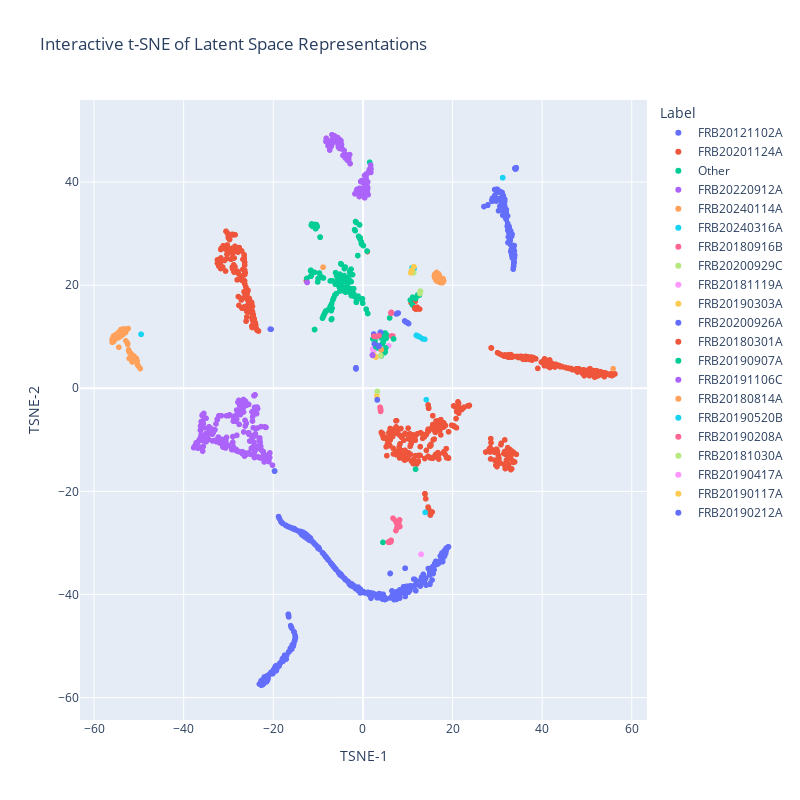

Notebook code for this chart:
### Code cell
def visualize_latent_space_tsne_interactive(latent_representations, labels):
    tsne = TSNE(n_components=2, random_state=42)
    latent_2d = tsne.fit_transform(latent_representations)

    tsne_df = pd.DataFrame({
        'TSNE-1': latent_2d[:, 0],
        'TSNE-2': latent_2d[:, 1],
        'Label': labels
    })

    fig = px.scatter(
        tsne_df, 
        x='TSNE-1', 
        y='TSNE-2', 
        color='Label', 
        hover_data=['Label'], 
        title='Interactive t-SNE of Latent Space Representations',
        width=800,
        height=800
    )

    fig.show()

visualize_latent_space_tsne_interactive(val_latent, source_data_val_freq)

### Figure 1 — Plotly figure (JSON) as saved in the notebook; plotly's stock layout.template omitted (floating-point values rounded to 4 significant figures; data arrays with more than 128 entries replaced by an {"elided": "..."} marker saying what was removed)
{"data": [{"customdata": {"elided": "480x1 str values"}, "hovertemplate": "Label=%{customdata[0]}<br>TSNE-1=%{x}<br>TSNE-2=%{y}<extra></extra>", "legendgroup": "FRB20121102A", "marker": {"color": "#636efa", "symbol": "circle"}, "mode": "markers", "name": "FRB20121102A", "showlegend": true, "type": "scattergl", "x": {"elided": "480 float values"}, "xaxis": "x", "y": {"elided": "480 float values"}, "yaxis": "y"}, {"customdata": {"elided": "544x1 str values"}, "hovertemplate": "Label=%{customdata[0]}<br>TSNE-1=%{x}<br>TSNE-2=%{y}<extra></extra>", "legendgroup": "FRB20201124A", "marker": {"color": "#EF553B", "symbol": "circle"}, "mode": "markers", "name": "FRB20201124A", "showlegend": true, "type": "scattergl", "x": {"elided": "544 float values"}, "xaxis": "x", "y": {"elided": "544 float values"}, "yaxis": "y"}, {"customdata": {"elided": "167x1 str values"}, "hovertemplate": "Label=%{customdata[0]}<br>TSNE-1=%{x}<br>TSNE-2=%{y}<extra></extra>", "legendgroup": "Other", "marker": {"color": "#00cc96", "symbol": "circle"}, "mode": "markers", "name": "Other", "showlegend": true, "type": "scattergl", "x": {"elided": "167 float values"}, "xaxis": "x", "y": {"elided": "167 float values"}, "yaxis": "y"}, {"customdata": {"elided": "300x1 str values"}, "hovertemplate": "Label=%{customdata[0]}<br>TSNE-1=%{x}<br>TSNE-2=%{y}<extra></extra>", "legendgroup": "FRB20220912A", "marker": {"color": "#ab63fa", "symbol": "circle"}, "mode": "markers", "name": "FRB20220912A", "showlegend": true, "type": "scattergl", "x": {"elided": "300 float values"}, "xaxis": "x", "y": {"elided": "300 float values"}, "yaxis": "y"}, {"customdata": [["FRB20240114A"], ["FRB20240114A"], ["FRB20240114A"], ["FRB20240114A"], ["FRB20240114A"], ["FRB20240114A"], ["FRB20240114A"], ["FRB20240114A"], ["FRB20240114A"], ["FRB20240114A"], ["FRB20240114A"], ["FRB20240114A"], ["FRB20240114A"], ["FRB20240114A"], ["FRB20240114A"], ["FRB20240114A"], ["FRB20240114A"], ["FRB20240114A"], ["FRB20240114A"], ["FRB20240114A"], ["FRB20240114A"], ["FRB20240114A"], ["FRB20240114A"], ["FRB20240114A"], ["FRB20240114A"], ["FRB20240114A"], ["FRB20240114A"], ["FRB20240114A"], ["FRB20240114A"], ["FRB20240114A"], ["FRB20240114A"], ["FRB20240114A"], ["FRB20240114A"], ["FRB20240114A"], ["FRB20240114A"], ["FRB20240114A"], ["FRB20240114A"], ["FRB20240114A"], ["FRB20240114A"], ["FRB20240114A"], ["FRB20240114A"], ["FRB20240114A"], ["FRB20240114A"], ["FRB20240114A"], ["FRB20240114A"], ["FRB20240114A"], ["FRB20240114A"], ["FRB20240114A"], ["FRB20240114A"], ["FRB20240114A"], ["FRB20240114A"], ["FRB20240114A"], ["FRB20240114A"], ["FRB20240114A"], ["FRB20240114A"], ["FRB20240114A"], ["FRB20240114A"], ["FRB20240114A"], ["FRB20240114A"], ["FRB20240114A"], ["FRB20240114A"], ["FRB20240114A"], ["FRB20240114A"], ["FRB20240114A"], ["FRB20240114A"], ["FRB20240114A"], ["FRB20240114A"], ["FRB20240114A"], ["FRB20240114A"], ["FRB20240114A"], ["FRB20240114A"], ["FRB20240114A"], ["FRB20240114A"], ["FRB20240114A"], ["FRB20240114A"], ["FRB20240114A"], ["FRB20240114A"], ["FRB20240114A"], ["FRB20240114A"], ["FRB20240114A"], ["FRB20240114A"], ["FRB20240114A"], ["FRB20240114A"], ["FRB20240114A"], ["FRB20240114A"], ["FRB20240114A"], ["FRB20240114A"], ["FRB20240114A"], ["FRB20240114A"], ["FRB20240114A"], ["FRB20240114A"], ["FRB20240114A"], ["FRB20240114A"], ["FRB20240114A"], ["FRB20240114A"], ["FRB20240114A"]], "hovertemplate": "Label=%{customdata[0]}<br>TSNE-1=%{x}<br>TSNE-2=%{y}<extra></extra>", "legendgroup": "FRB20240114A", "marker": {"color": "#FFA15A", "symbol": "circle"}, "mode": "markers", "name": "FRB20240114A", "showlegend": true, "type": "scattergl", "x": [-52.13, -53.57, -55.93, -51.04, -52.9, -54.71, -53.11, 15.98, 16.05, -53.07, 17.89, -51.63, 16.75, 17.86, -52.39, 17.07, -51.18, -54.39, 16.08, -55.98, 16.7, -54.48, -54.21, -51.11, 17.67, 16.44, -51.68, 16.05, 17.46, -51.54, 17.67, -53.48, -55.82, -53.0, -51.33, -55.98, 16.01, 18.01, -51.15, -54.01, -50.12, -53.9, -53.52, 16.79, -52.56, 16.64, -55.7, -52.51, 16.32, -50.4, 16.95, -55.51, -53.96, -52.93, -51.52, -55.66, -49.69, 16.93, -55.22, -54.47, -54.91, -53.45, -51.8, 16.24, -52.22, 16.85, -53.78, -54.02, 17.83, 16.36, -52.16, -52.19, 16.99, -54.51, -54.76, 17.3, 16.32, 16.61, -53.99, -55.43, -51.48, -50.55, -50.32, 16.33, -51.98, 17.28, -55.16, -54.46, -55.44, 16.91, 17.23, -55.3, -51.43, -54.24, -50.59, -52.29], "xaxis": "x", "y": [7.102, 10.44, 9.394, 6.185, 9.195, 10.67, 11.47, 21.83, 21.46, 11.06, 21.23, 6.558, 21.36, 20.59, 11.58, 20.59, 5.435, 10.41, 21.41, 9.476, 21.32, 10.83, 11.01, 5.429, 20.47, 22.47, 5.924, 22.13, 21.16, 5.255, 21.27, 11.5, 9.791, 10.81, 6.369, 8.945, 21.55, 20.81, 5.477, 10.4, 4.314, 10.65, 11.03, 21.55, 8.789, 21.68, 9.022, 8.534, 20.98, 5.293, 21.93, 9.355, 10.16, 10.95, 5.584, 10.13, 3.833, 20.63, 9.521, 7.959, 10.03, 10.55, 6.755, 21.99, 7.257, 22.2, 11.14, 11.4, 21.29, 20.94, 5.793, 7.073, 22.02, 10.85, 10.51, 21.05, 22.32, 20.76, 11.02, 10.2, 5.113, 5.778, 4.599, 20.97, 6.814, 20.55, 9.873, 9.849, 9.457, 22.14, 20.53, 10.33, 6.355, 10.26, 5.398, 7.449], "yaxis": "y"}, {"customdata": [["FRB20240316A"], ["FRB20240316A"], ["FRB20240316A"], ["FRB20240316A"], ["FRB20240316A"], ["FRB20240316A"], ["FRB20240316A"], ["FRB20240316A"], ["FRB20240316A"], ["FRB20240316A"], ["FRB20240316A"]], "hovertemplate": "Label=%{customdata[0]}<br>TSNE-1=%{x}<br>TSNE-2=%{y}<extra></extra>", "legendgroup": "FRB20240316A", "marker": {"color": "#19d3f3", "symbol": "circle"}, "mode": "markers", "name": "FRB20240316A", "showlegend": true, "type": "scattergl", "x": [11.02, 10.97, 11.0, 10.98, 11.4, 11.4, 10.97, 11.4, 11.04, 11.4, 11.4], "xaxis": "x", "y": [23.39, 23.29, 23.37, 23.29, 23.23, 23.19, 23.26, 23.22, 23.39, 23.22, 23.22], "yaxis": "y"}, {"customdata": [["FRB20180916B"], ["FRB20180916B"], ["FRB20180916B"], ["FRB20180916B"], ["FRB20180916B"], ["FRB20180916B"], ["FRB20180916B"], ["FRB20180916B"], ["FRB20180916B"], ["FRB20180916B"], ["FRB20180916B"], ["FRB20180916B"], ["FRB20180916B"], ["FRB20180916B"], ["FRB20180916B"], ["FRB20180916B"], ["FRB20180916B"], ["FRB20180916B"], ["FRB20180916B"], ["FRB20180916B"], ["FRB20180916B"], ["FRB20180916B"], ["FRB20180916B"], ["FRB20180916B"], ["FRB20180916B"], ["FRB20180916B"], ["FRB20180916B"], ["FRB20180916B"], ["FRB20180916B"], ["FRB20180916B"], ["FRB20180916B"], ["FRB20180916B"], ["FRB20180916B"], ["FRB20180916B"], ["FRB20180916B"], ["FRB20180916B"], ["FRB20180916B"], ["FRB20180916B"], ["FRB20180916B"], ["FRB20180916B"], ["FRB20180916B"], ["FRB20180916B"], ["FRB20180916B"], ["FRB20180916B"], ["FRB20180916B"], ["FRB20180916B"]], "hovertemplate": "Label=%{customdata[0]}<br>TSNE-1=%{x}<br>TSNE-2=%{y}<extra></extra>", "legendgroup": "FRB20180916B", "marker": {"color": "#FF6692", "symbol": "circle"}, "mode": "markers", "name": "FRB20180916B", "showlegend": true, "type": "scattergl", "x": [3.93, 8.253, 6.312, 7.603, 5.835, 3.918, 7.696, 6.38, 6.279, 6.288, 3.892, 7.69, 7.687, 8.012, 6.319, 6.27, 6.672, 7.373, 6.298, 3.937, 6.364, 5.815, 8.182, 6.269, 5.676, 7.277, 6.243, 6.351, 6.323, 6.324, 5.89, 7.528, 6.199, 6.227, 3.844, 6.726, 6.34, 6.272, 8.031, 3.904, 6.113, 5.891, 3.95, 3.91, 6.209, 6.464], "xaxis": "x", "y": [-4.112, -26.83, 14.68, -27.11, -29.76, -4.032, -26.76, 10.14, -29.52, -29.51, -3.949, -26.79, -26.02, -26.52, 14.72, -29.53, 10.14, -27.62, 14.53, -4.141, 14.7, -29.88, -25.53, 14.64, -29.86, -25.74, -29.72, 14.69, 14.71, 14.69, -29.85, -26.14, -29.57, -29.71, -3.689, -25.22, 14.61, 14.64, -25.96, -3.967, -29.83, -29.84, -4.484, -4.005, -29.8, 10.09], "yaxis": "y"}, {"customdata": [["FRB20200929C"], ["FRB20200929C"], ["FRB20200929C"], ["FRB20200929C"], ["FRB20200929C"], ["FRB20200929C"]], "hovertemplate": "Label=%{customdata[0]}<br>TSNE-1=%{x}<br>TSNE-2=%{y}<extra></extra>", "legendgroup": "FRB20200929C", "marker": {"color": "#B6E880", "symbol": "circle"}, "mode": "markers", "name": "FRB20200929C", "showlegend": true, "type": "scattergl", "x": [12.83, 11.29, 12.85, 12.7, 11.3, 11.32], "xaxis": "x", "y": [18.85, 22.39, 18.74, 18.38, 22.47, 22.45], "yaxis": "y"}, {"customdata": [["FRB20181119A"], ["FRB20181119A"], ["FRB20181119A"], ["FRB20181119A"]], "hovertemplate": "Label=%{customdata[0]}<br>TSNE-1=%{x}<br>TSNE-2=%{y}<extra></extra>", "legendgroup": "FRB20181119A", "marker": {"color": "#FF97FF", "symbol": "circle"}, "mode": "markers", "name": "FRB20181119A", "showlegend": true, "type": "scattergl", "x": [2.399, 2.375, 2.159, 5.749], "xaxis": "x", "y": [7.3, 7.342, 7.612, 8.243], "yaxis": "y"}, {"customdata": [["FRB20190303A"], ["FRB20190303A"], ["FRB20190303A"], ["FRB20190303A"], ["FRB20190303A"], ["FRB20190303A"], ["FRB20190303A"]], "hovertemplate": "Label=%{customdata[0]}<br>TSNE-1=%{x}<br>TSNE-2=%{y}<extra></extra>", "legendgroup": "FRB20190303A", "marker": {"color": "#FECB52", "symbol": "circle"}, "mode": "markers", "name": "FRB20190303A", "showlegend": true, "type": "scattergl", "x": [3.119, 2.743, 2.372, 2.907, 2.794, 2.806, 2.34], "xaxis": "x", "y": [-1.43, 6.215, 6.465, 6.042, 6.164, 6.135, 6.491], "yaxis": "y"}, {"customdata": [["FRB20200926A"], ["FRB20200926A"], ["FRB20200926A"]], "hovertemplate": "Label=%{customdata[0]}<br>TSNE-1=%{x}<br>TSNE-2=%{y}<extra></extra>", "legendgroup": "FRB20200926A", "marker": {"color": "#636efa", "symbol": "circle"}, "mode": "markers", "name": "FRB20200926A", "showlegend": true, "type": "scattergl", "x": [3.939, 2.416, 3.883], "xaxis": "x", "y": [10.86, 10.52, 10.84], "yaxis": "y"}, {"customdata": [["FRB20180301A"], ["FRB20180301A"], ["FRB20180301A"], ["FRB20180301A"], ["FRB20180301A"], ["FRB20180301A"], ["FRB20180301A"], ["FRB20180301A"], ["FRB20180301A"], ["FRB20180301A"], ["FRB20180301A"], ["FRB20180301A"], ["FRB20180301A"], ["FRB20180301A"], ["FRB20180301A"], ["FRB20180301A"], ["FRB20180301A"], ["FRB20180301A"], ["FRB20180301A"]], "hovertemplate": "Label=%{customdata[0]}<br>TSNE-1=%{x}<br>TSNE-2=%{y}<extra></extra>", "legendgroup": "FRB20180301A", "marker": {"color": "#EF553B", "symbol": "circle"}, "mode": "markers", "name": "FRB20180301A", "showlegend": true, "type": "scattergl", "x": [14.7, 13.86, 14.85, 12.11, 11.59, 15.07, 15.46, 14.87, 12.65, 14.71, 14.63, 11.91, 39.04, 13.84, 11.85, 14.76, 11.66, 11.88, 14.55], "xaxis": "x", "y": [-23.51, -20.52, -23.97, 15.72, 15.46, -24.57, -24.01, -23.95, 15.37, -23.5, -23.48, 15.55, 3.853, -20.45, 15.37, -23.85, 15.62, 15.33, -23.05], "yaxis": "y"}, {"customdata": [["FRB20190907A"], ["FRB20190907A"], ["FRB20190907A"], ["FRB20190907A"]], "hovertemplate": "Label=%{customdata[0]}<br>TSNE-1=%{x}<br>TSNE-2=%{y}<extra></extra>", "legendgroup": "FRB20190907A", "marker": {"color": "#00cc96", "symbol": "circle"}, "mode": "markers", "name": "FRB20190907A", "showlegend": true, "type": "scattergl", "x": [2.862, 3.35, 5.123, 6.844], "xaxis": "x", "y": [8.056, 7.82, 7.828, 9.571], "yaxis": "y"}, {"customdata": [["FRB20191106C"], ["FRB20191106C"], ["FRB20191106C"], ["FRB20191106C"]], "hovertemplate": "Label=%{customdata[0]}<br>TSNE-1=%{x}<br>TSNE-2=%{y}<extra></extra>", "legendgroup": "FRB20191106C", "marker": {"color": "#ab63fa", "symbol": "circle"}, "mode": "markers", "name": "FRB20191106C", "showlegend": true, "type": "scattergl", "x": [-12.46, 2.175, 2.132, 2.13], "xaxis": "x", "y": [20.53, 6.376, 6.48, 6.431], "yaxis": "y"}, {"customdata": [["FRB20180814A"], ["FRB20180814A"], ["FRB20180814A"], ["FRB20180814A"], ["FRB20180814A"]], "hovertemplate": "Label=%{customdata[0]}<br>TSNE-1=%{x}<br>TSNE-2=%{y}<extra></extra>", "legendgroup": "FRB20180814A", "marker": {"color": "#FFA15A", "symbol": "circle"}, "mode": "markers", "name": "FRB20180814A", "showlegend": true, "type": "scattergl", "x": [4.06, 55.84, 4.071, 4.081, -8.898], "xaxis": "x", "y": [7.513, 3.8, 7.48, 7.473, 23.49], "yaxis": "y"}, {"customdata": [["FRB20190520B"], ["FRB20190520B"], ["FRB20190520B"], ["FRB20190520B"], ["FRB20190520B"], ["FRB20190520B"], ["FRB20190520B"], ["FRB20190520B"], ["FRB20190520B"], ["FRB20190520B"], ["FRB20190520B"], ["FRB20190520B"], ["FRB20190520B"], ["FRB20190520B"], ["FRB20190520B"], ["FRB20190520B"], ["FRB20190520B"]], "hovertemplate": "Label=%{customdata[0]}<br>TSNE-1=%{x}<br>TSNE-2=%{y}<extra></extra>", "legendgroup": "FRB20190520B", "marker": {"color": "#19d3f3", "symbol": "circle"}, "mode": "markers", "name": "FRB20190520B", "showlegend": true, "type": "scattergl", "x": [13.9, 12.13, 12.15, -49.51, 13.32, 12.67, 12.21, -49.51, 14.13, 13.8, 12.1, 12.26, 31.21, 11.94, 31.19, 12.47, 11.92], "xaxis": "x", "y": [-24.08, 10.19, 10.19, 10.48, 9.582, 9.958, 10.16, 10.48, -2.217, 9.504, 10.21, 10.14, 40.87, 10.27, 40.84, 10.04, 10.28], "yaxis": "y"}, {"customdata": [["FRB20190208A"], ["FRB20190208A"], ["FRB20190208A"], ["FRB20190208A"], ["FRB20190208A"]], "hovertemplate": "Label=%{customdata[0]}<br>TSNE-1=%{x}<br>TSNE-2=%{y}<extra></extra>", "legendgroup": "FRB20190208A", "marker": {"color": "#FF6692", "symbol": "circle"}, "mode": "markers", "name": "FRB20190208A", "showlegend": true, "type": "scattergl", "x": [2.523, 2.988, 3.588, 2.455, 2.486], "xaxis": "x", "y": [10.07, 10.03, 10.19, 10.09, 10.08], "yaxis": "y"}, {"customdata": [["FRB20181030A"], ["FRB20181030A"], ["FRB20181030A"]], "hovertemplate": "Label=%{customdata[0]}<br>TSNE-1=%{x}<br>TSNE-2=%{y}<extra></extra>", "legendgroup": "FRB20181030A", "marker": {"color": "#B6E880", "symbol": "circle"}, "mode": "markers", "name": "FRB20181030A", "showlegend": true, "type": "scattergl", "x": [4.011, 3.213, 4.009], "xaxis": "x", "y": [6.35, -0.6091, 6.343], "yaxis": "y"}, {"customdata": [["FRB20190417A"], ["FRB20190417A"], ["FRB20190417A"]], "hovertemplate": "Label=%{customdata[0]}<br>TSNE-1=%{x}<br>TSNE-2=%{y}<extra></extra>", "legendgroup": "FRB20190417A", "marker": {"color": "#FF97FF", "symbol": "circle"}, "mode": "markers", "name": "FRB20190417A", "showlegend": true, "type": "scattergl", "x": [12.99, 12.99, 12.99], "xaxis": "x", "y": [-32.22, -32.21, -32.22], "yaxis": "y"}, {"customdata": [["FRB20190117A"], ["FRB20190117A"], ["FRB20190117A"]], "hovertemplate": "Label=%{customdata[0]}<br>TSNE-1=%{x}<br>TSNE-2=%{y}<extra></extra>", "legendgroup": "FRB20190117A", "marker": {"color": "#FECB52", "symbol": "circle"}, "mode": "markers", "name": "FRB20190117A", "showlegend": true, "type": "scattergl", "x": [11.39, 10.69, 10.86], "xaxis": "x", "y": [23.59, 22.39, 22.86], "yaxis": "y"}, {"customdata": [["FRB20190212A"], ["FRB20190212A"], ["FRB20190212A"], ["FRB20190212A"], ["FRB20190212A"], ["FRB20190212A"]], "hovertemplate": "Label=%{customdata[0]}<br>TSNE-1=%{x}<br>TSNE-2=%{y}<extra></extra>", "legendgroup": "FRB20190212A", "marker": {"color": "#636efa", "symbol": "circle"}, "mode": "markers", "name": "FRB20190212A", "showlegend": true, "type": "scattergl", "x": [3.602, 2.557, 3.209, 3.542, 3.209, 3.205], "xaxis": "x", "y": [8.225, 8.616, -2.255, 8.106, -2.221, -2.257], "yaxis": "y"}], "layout": {"height": 800, "legend": {"title": {"text": "Label"}, "tracegroupgap": 0}, "title": {"text": "Interactive t-SNE of Latent Space Representations"}, "width": 800, "xaxis": {"anchor": "y", "domain": [0, 1], "title": {"text": "TSNE-1"}}, "yaxis": {"anchor": "x", "domain": [0, 1], "title": {"text": "TSNE-2"}}}}
